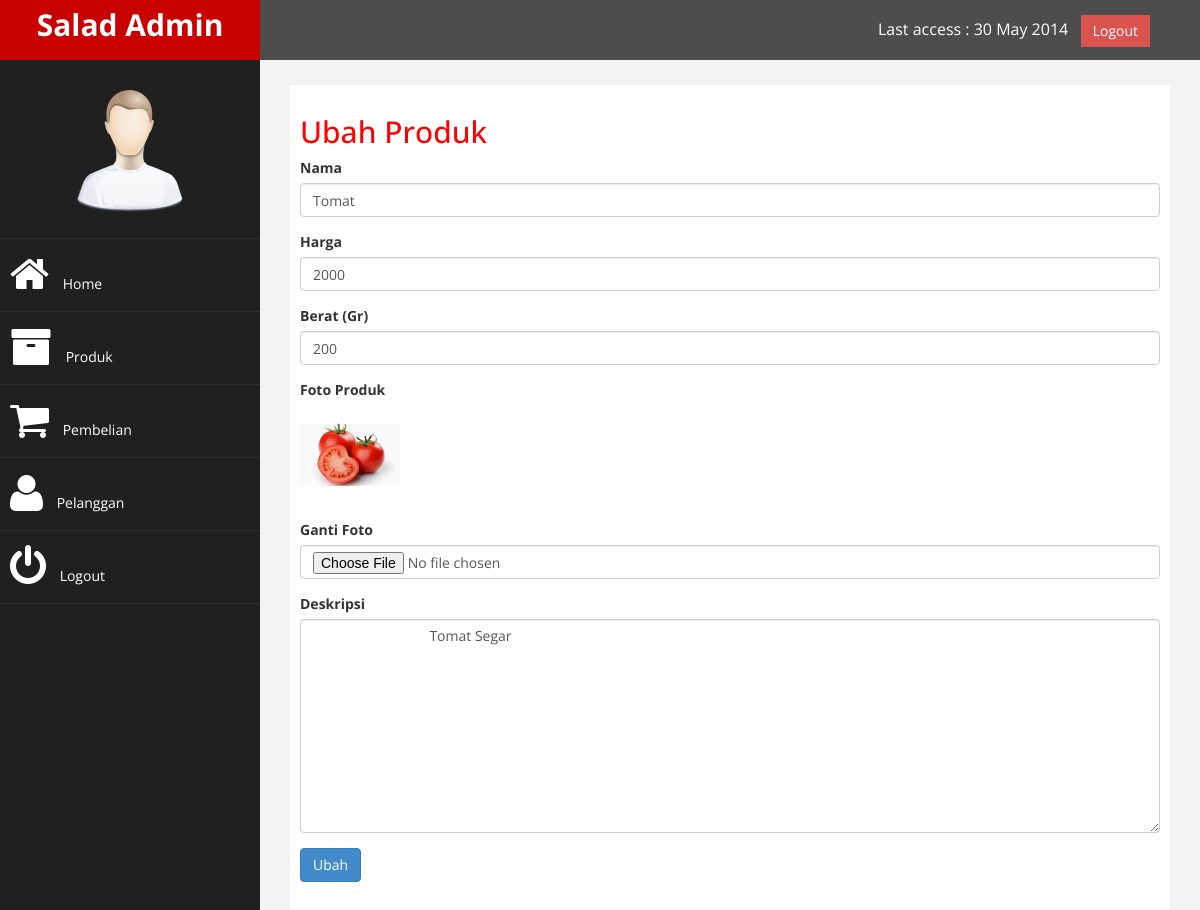
/admin/index.php?halaman=ubah-produk&id=8 (signed in), run on an earlier commit of the app's database.
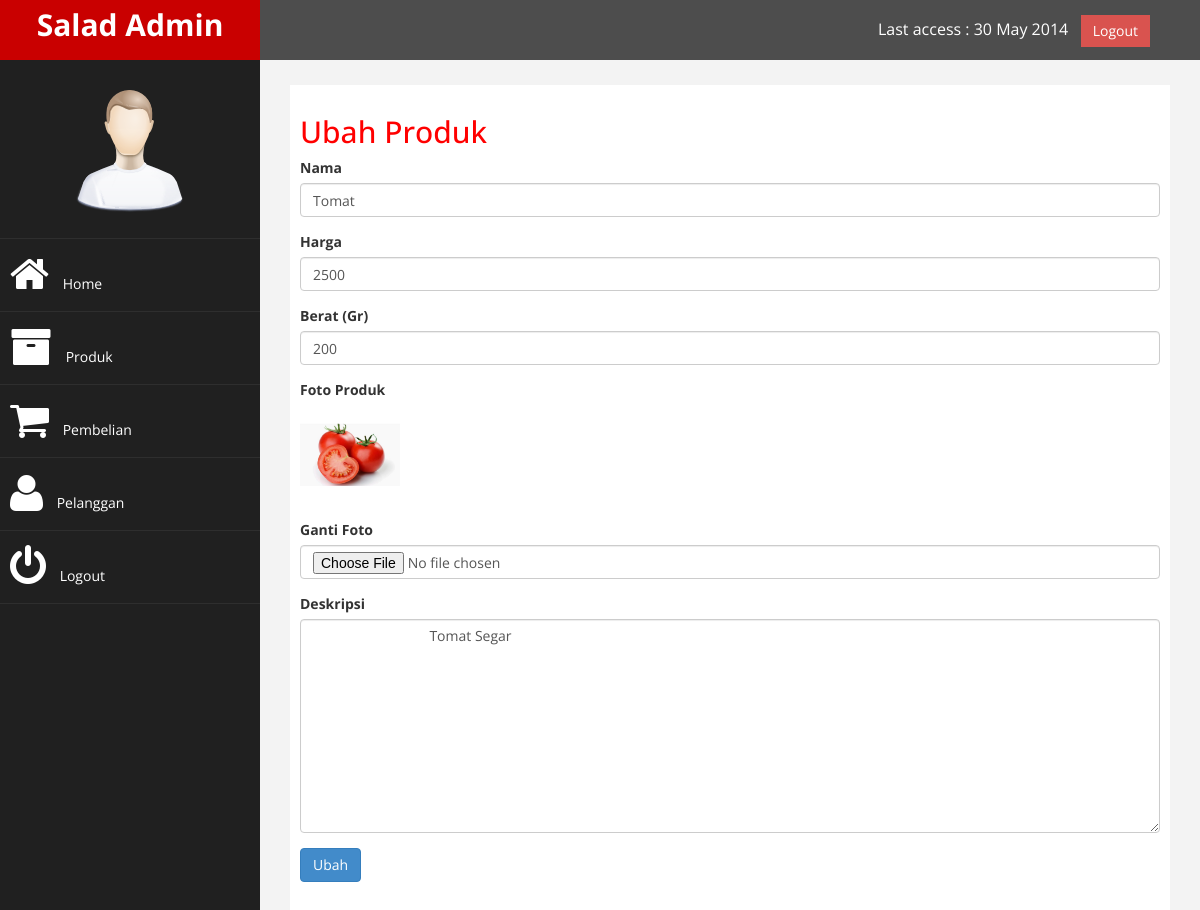
And on a later commit of the database.
### tables this page shows
CREATE TABLE `produk` (
  `id_produk` int(11) NOT NULL,
  `nama_produk` varchar(100) NOT NULL,
  `harga_produk` int(11) NOT NULL,
  `berat_produk` int(11) NOT NULL,
  `foto_produk` varchar(100) NOT NULL,
  `deskripsi_produk` text NOT NULL
);

### admin/ubah-produk.php (the view, shortened to what this page needs)
<!DOCTYPE html>
<html>
<head>
</head>
<body>
	<h2>Ubah Produk</h2>
	<?php
		$query = $koneksi->query("SELECT * FROM produk WHERE id_produk = '$_GET[id]'");
		$data = $query->fetch_assoc();
	?>
	<form method="POST" enctype="multipart/form-data">
		<div class="form-group">
			<label>Nama</label>
			<input type="text" class="form-control" name="nama" value="<?php echo $data['nama_produk']; ?>">
		</div>
		<div class="form-group">
			<label>Harga</label>
			<input type="number" class="form-control" name="harga" value="<?php echo $data['harga_produk']; ?>">
		</div>
		<div class="form-group">
			<label>Berat (Gr)</label>
			<input type="number" class="form-control" name="berat" value="<?php echo $data['berat_produk']; ?>">
		</div>
		<div class="form-group">
			<label>Foto Produk</label><br>
			<img src="../foto_produk/<?php echo $data['foto_produk']; ?>" width="100px">
		</div>
		<div class="form-group">
			<label>Ganti Foto</label>
			<input type="file" class="form-control" name="foto">
		</div>
		<div class="form-group">
			<label>Deskripsi</label>
			<textarea class="form-control" name="deskripsi" rows="10">
				<?php echo $data['deskripsi_produk']; ?>
			</textarea>
		</div>
		<button class="btn btn-primary" name="ubah">Ubah</button>
	</form><br>
</body>
</html>

What changed in the data, as far as the page shows it:
changed produk "Tomat": harga "2000" → "2500"
